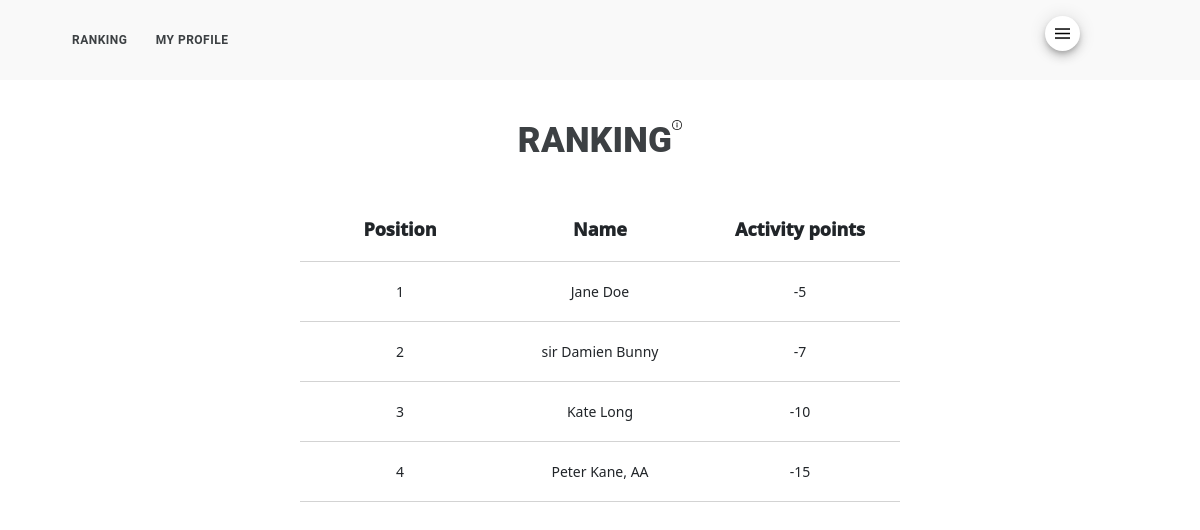
The page /ranking.html (signed in) on the database its author committed.
### nieszkolni_app/models.py (models this page shows)
class Profile(models.Model):
    name = models.CharField(max_length=200, default="", primary_key=True)
    display_name = models.CharField(max_length=200, default="")
    avatar = models.URLField(max_length=200)
    current_english_level = models.CharField(max_length=200, default="")
    current_semester = models.IntegerField(default=1)
    current_specialization = models.CharField(max_length=200, default="")
    current_degree = models.CharField(max_length=200, default="")
    early_admission = models.IntegerField(default=1)
    semester_1_status = models.CharField(max_length=200, default="")
    semester_2_status = models.CharField(max_length=200, default="")
    semester_3_status = models.CharField(max_length=200, default="")
    semester_4_status = models.CharField(max_length=200, default="")
    semester_5_status = models.CharField(max_length=200, default="")
    semester_6_status = models.CharField(max_length=200, default="")
    semester_7_status = models.CharField(max_length=200, default="")
    semester_8_status = models.CharField(max_length=200, default="")
    semester_9_status = models.CharField(max_length=200, default="")
    semester_10_status = models.CharField(max_length=200, default="")
    semester_11_status = models.CharField(max_length=200, default="")
    semester_12_status = models.CharField(max_length=200, default="")
    semester_13_status = models.CharField(max_length=200, default="")
    semester_14_status = models.CharField(max_length=200, default="")
    semester_15_status = models.CharField(max_length=200, default="")
    semester_16_status = models.CharField(max_length=200, default="")
    associates_degree_status = models.CharField(max_length=200, default="")
    bachelors_degree_status = models.CharField(max_length=200, default="")
    masters_degree_status = models.CharField(max_length=200, default="")
    doctorate_degree_status = models.CharField(max_length=200, default="")
    professors_title_status = models.CharField(max_length=200, default="")

### nieszkolni_app/views.py (the view)
# urls.py: path('ranking.html', views.ranking, name="ranking"),
@login_required
def ranking(request):
    if request.user.is_authenticated:
        first_name = request.user.first_name
        last_name = request.user.last_name
        current_user = first_name + " " + last_name
        user_agent = get_user_agent(request)
        rows = StreamManager().display_ranking()
        tags = BackOfficeManager().display_tags()
        if user_agent.is_mobile:
            return render(request, "m_ranking.html", {
                "rows": rows
                })
        return render(request, "ranking.html", {
            "rows": rows,
            "tags": tags
            })

### nieszkolni_folder/audit_manager.py (called while the page is built)
    def check_if_clocked_in(self, clocking_user):
        with connection.cursor() as cursor:
            cursor.execute(f'''
                SELECT clock_out
                FROM nieszkolni_app_audit
                WHERE clocking_user = '{clocking_user}'
                AND entry_type = 'automatic'
                AND status = 'started'
                ORDER BY stamp DESC
                LIMIT 1
                ''')
            response = cursor.fetchone()
            if response is not None:
                if response[0] == 0:
                    status = True
                else:
                    status = False
            else:
                status = False
            return status

### nieszkolni_folder/back_office_manager.py (called while the page is built)
    def display_tags(self):
        with connection.cursor() as cursor:
            cursor.execute(f'''
                SELECT command, value
                FROM nieszkolni_app_option
                WHERE command LIKE '%_tag'
                ''')
            items = cursor.fetchall()
            tags = dict()
            for item in items:
                tag = {item[0]: item[1]}
                tags.update(tag)
            return tags

### nieszkolni_folder/context_processors.py (called while the page is built)
def sections_processor(request):
    if request.user.is_authenticated:
        first_name = request.user.first_name
        last_name = request.user.last_name
        current_user = first_name + " " + last_name
        if request.user.is_superuser:
            superuser_status = True
        else:
            superuser_status = False
        status = AuditManager().check_if_clocked_in(current_user)
        return {"status": status, "superuser_status": superuser_status}
    else:
        return {}

### nieszkolni_folder/stream_manager.py (called while the page is built)
    def display_activity_start(self):
        with connection.cursor() as cursor:
            cursor.execute(f'''
                SELECT value
                FROM nieszkolni_app_option
                WHERE command = 'activity_start'
                ORDER BY stamp DESC
                LIMIT 1
                ''')
            data = cursor.fetchone()
            if data is None:
                activity_start = "2022-01-01"
            else:
                activity_start = data[0]
            return activity_start

### nieszkolni_app/templates/ranking.html
{% extends 'base.html' %}
{% block 'content' %}
{% load static %}
<div class="flex-parent jc-center">
	<h1>RANKING</h1>
	<a class="" href="{% url 'display_announcement' tags.ranking_tag %}"><img src="{% static '/images/information.png' %}" width="10" height="10"></a>
</div>
<table>
		<tr class="font">
			<th>Position</th>
			<th>Name</th>
			<th>Activity points</th>
		</tr>
	{% for row in rows %}
		<tr class="font">
			<td>{{ row.0 }}</td>
			<td>{{ row.1 }}</td>
			<td>{{ row.2 }}</td>
		</tr>
	{% endfor %}
</table>
{% endblock %}

### nieszkolni_app/static/styles.css (style rules this page uses)
body { height: 100%; margin: 0px; }
a { color: #3c4043; font-weight: 500; text-decoration: none; }
.flex-parent { display: flex; }
.jc-center { justify-content: center; }
h1 { color: #3c4043; font-family: "Google Sans", Roboto, Arial, sans-serif; font-size: 35px; font-weight: 1000; letter-spacing: .25px; margin-bottom: 35px; text-align: center; }
table { border-collapse: separate; border-bottom-color: rgba(255,255,255,1); border-spacing: 0px; font-size: 14px; font-weight: 300; height: 100px; margin-left: 25%; margin-right: 25%; margin-bottom: 1%; width:50%; table-layout: fixed; }
th { border-bottom: 1pt solid; border-bottom-color: #D3D3D3; font-size: 18px; font-weight: 1000; margin-bottom: 20px; padding: 20px 20px; text-align: center; vertical-align: middle; }
td { border-bottom: 1pt solid; border-bottom-color: #D3D3D3; margin-bottom: 20px; padding: 20px 20px; text-align: center; vertical-align: middle; }

### rows shown on the page
Profile: row "1", row "Jane Doe", row "-5"
Profile: row "2", display_name "sir Damien Bunny", row "-7"
Profile: row "4", display_name "Peter Kane, AA", row "-15"

### other values the page prints
{{ row.0 }} "3"
{{ row.1 }} "Kate Long"
{{ row.2 }} "-10"
